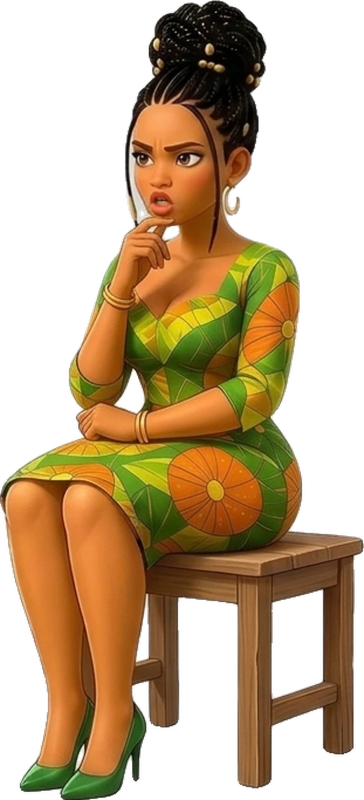
#> input picture studio/assets/poses/awa_assis_pensif_o.webp, 728 x 1600 px, given in place of KIOSK.png, which was not available (shown at 1/2 size)
$ python build_assets.py
#> lines starting #> are read from the running program, lines starting #| are printed output that depends on the picture
"""Construit studio/assets/ (poses, bouches, décors, voix) et studio/assets/catalog.json à partir des images des épisodes."""
import os, json, shutil
from PIL import Image
from catalog_src import P, DECORS, HEIGHT, VOICES, VOICE_SRC, H
OUT = os.path.join(os.path.dirname(__file__), 'assets')
ORIG_OPEN = {'ep1/hd/B1', 'ep2/hd/W7'}
EXTRA_ALT = {'ep11/hd/A20': 'ep13/hd/A20~alt', 'ep7/hd/AH1': 'ep13/hd/AH1~alt', 'ep8/hd/MO': 'ep14/hd/MOUo',
             'ep13/hd/KADI': 'ep13/hd/KADI~alt', 'ep13/hd/KADIS': 'ep13/hd/KADIS~alt', 'ep13/hd/KADIB': 'ep13/hd/KADIB~alt',
             'ep12/hd/MI': 'ep12/hd/MI~alt', 'ep10/hd/ME': 'ep12/hd/ME~alt'}
def ex(p): return os.path.exists(H + p + '.png')
def save(src, dst, maxh=1600):
    im = Image.open(H + src + '.png').convert('RGBA'); bb = im.getbbox()
    if bb: im = im.crop(bb)
    if im.height > maxh: im = im.resize((int(im.width * maxh / im.height), maxh), Image.LANCZOS)
    im.save(dst, 'WEBP', quality=88, method=4); return im.size
os.makedirs(OUT + '/poses', exist_ok=True); os.makedirs(OUT + '/decors', exist_ok=True); os.makedirs(OUT + '/voix', exist_ok=True)
cat = {'poses': {}, 'decors': {}, 'height': HEIGHT, 'voices': VOICES}
for key, ch, frame, posture, tags, src in P:
    if not ex(src) and not (ex(src + 'c') and ex(src + 'o')): print('MANQUE', key, src); continue
    closed, opened = src, None
    if ex(src + 'c') and ex(src + 'o'): closed, opened = src + 'c', src + 'o'
    elif src in EXTRA_ALT and ex(EXTRA_ALT[src]): opened = EXTRA_ALT[src]
    elif ex(src + '~alt'):
        if src in ORIG_OPEN: closed, opened = src + '~alt', src
        else: opened = src + '~alt'
    # bbox commun pour que bouche ouverte/fermée se superposent exactement
    base = Image.open(H + closed + '.png').convert('RGBA'); bb = base.getbbox()
    def cut(p, d):
        im = Image.open(H + p + '.png').convert('RGBA').resize(base.size).crop(bb)
        if im.height > 1600: im = im.resize((int(im.width * 1600 / im.height), 1600), Image.LANCZOS)
        im.save(d, 'WEBP', quality=88, method=4); return im.size
    size = cut(closed, f'{OUT}/poses/{key}.webp')
    if opened: cut(opened, f'{OUT}/poses/{key}_o.webp')
    cat['poses'][key] = {'char': ch, 'frame': frame, 'posture': posture, 'tags': tags.split(), 'mouth': bool(opened), 'size': size}
#> pass 2 of the loop `for key, ch, frame, posture, tags, src in P:`:
for k, src in DECORS.items():
    im = Image.open(H + src + '.png').convert('RGB'); im.save(f'{OUT}/decors/{k}.jpg', quality=88); cat['decors'][k] = im.size
#> after `im = Image.open(H + src + '.png').convert('RGB')`:
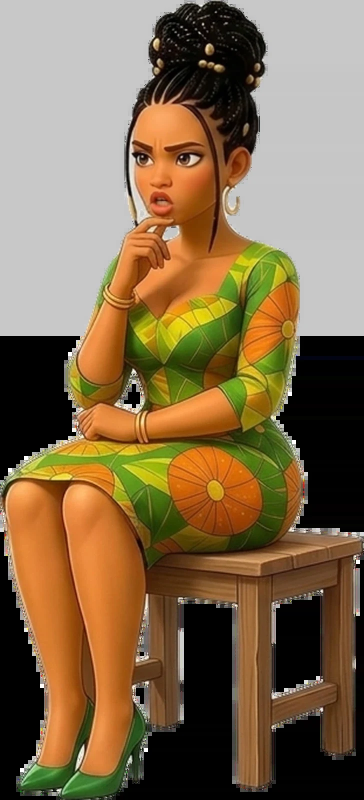
#> im: PIL image 728x1600 RGB (shown at 1/2 size); mean R, G, B 131.3, 108.4, 77.3
#> pass 2 of the loop `for k, src in DECORS.items():`:
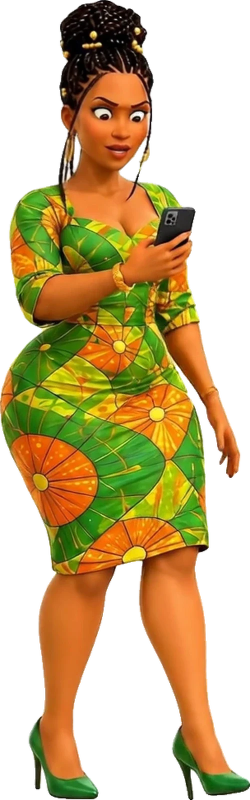
#> input picture studio/assets/poses/awa_v_action_659144_05_o.webp, 500 x 1600 px, given in place of D4.png, which was not available (shown at 1/2 size)
#> `im = Image.open(H + src + '.png').convert('RGB')`:
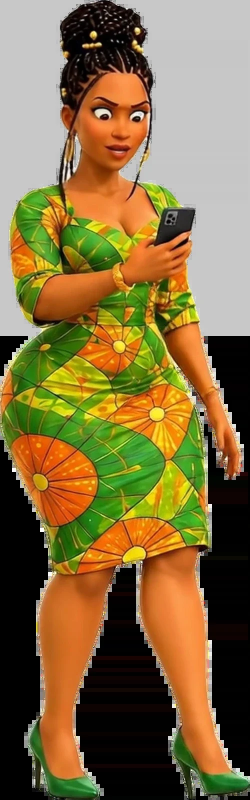
#> im: PIL image 500x1600 RGB (shown at 1/2 size); mean R, G, B 132.2, 110.8, 66
#> (the run stopped early here; a loop or call above may not have finished)
